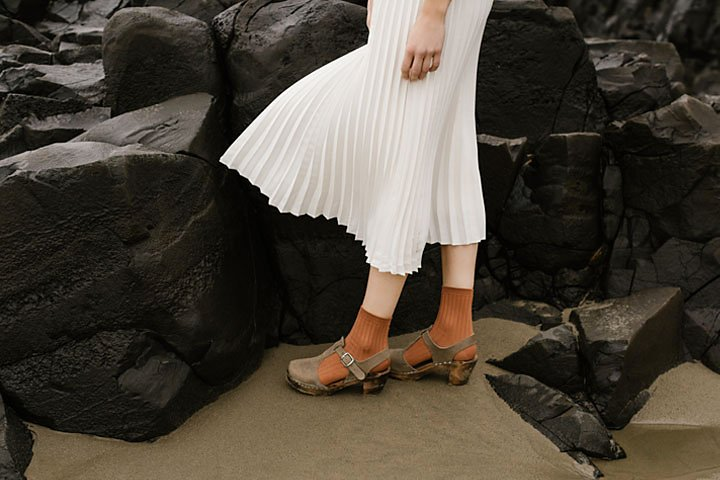
#> input picture data/highlights_and_shadows.jpg, 720 x 480 px, found by its file name
$ python question_02.py
#> lines starting #> are read from the running program, lines starting #| are printed output that depends on the picture
#> further down, im is the input picture: shape (480, 720, 3); mean B, G, R 58.1, 68.6, 75.7
import numpy as np
import cv2 as cv
import matplotlib.pyplot as plt

def gamma_on_L_plane(im, gamma):
    # convert BRG to LAB
#> called with gamma = 0.8
    lab = cv.cvtColor(im, cv.COLOR_BGR2LAB)
#> lab: shape (480, 720, 3); mean of channels 0, 1, 2 71.3, 129.1, 135

    # split channels
    L, a, b = cv.split(lab)
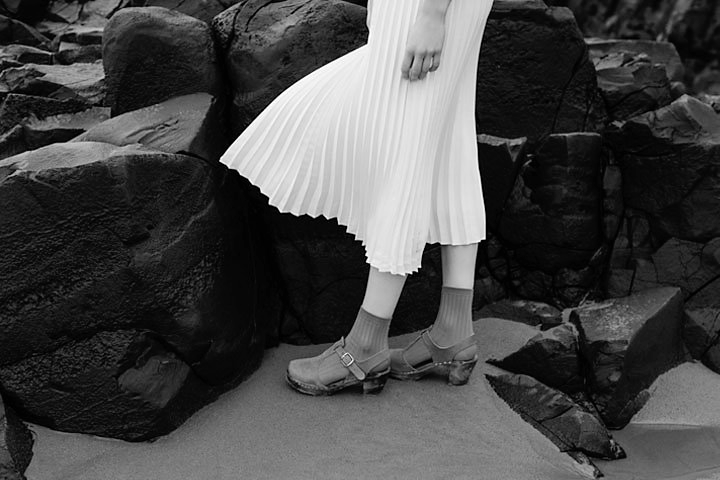
#> L: shape (480, 720); min 0, max 255, mean 71.3
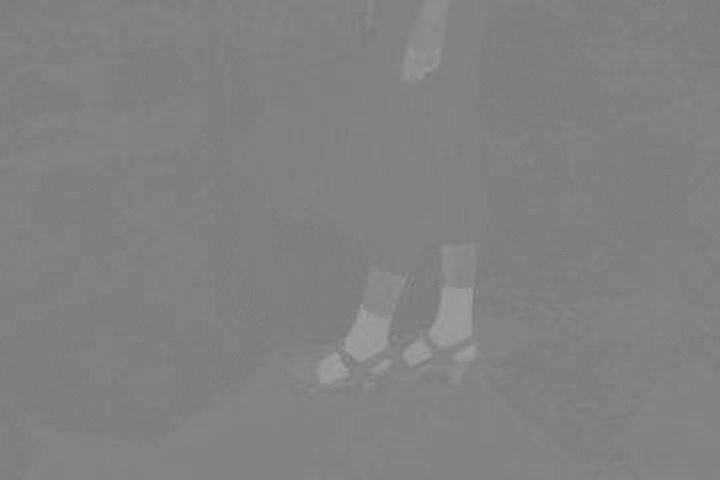
#> a: shape (480, 720); min 119, max 160, mean 129.1

    # normalize L channel to [0, 1]
    normalized_L = L / 255.0

    # apply gamma correction to L channel
    l_gamma_corrected = np.uint8(np.power(normalized_L, gamma) * 255)

    # merge channels back
    lab_corrected = cv.merge((l_gamma_corrected, a, b))
#> lab_corrected: shape (480, 720, 3); mean of channels 0, 1, 2 84.5, 129.1, 135

    # plot hist
    plot_hist(L, l_gamma_corrected)
#> in plot_hist, `plt.show()`:
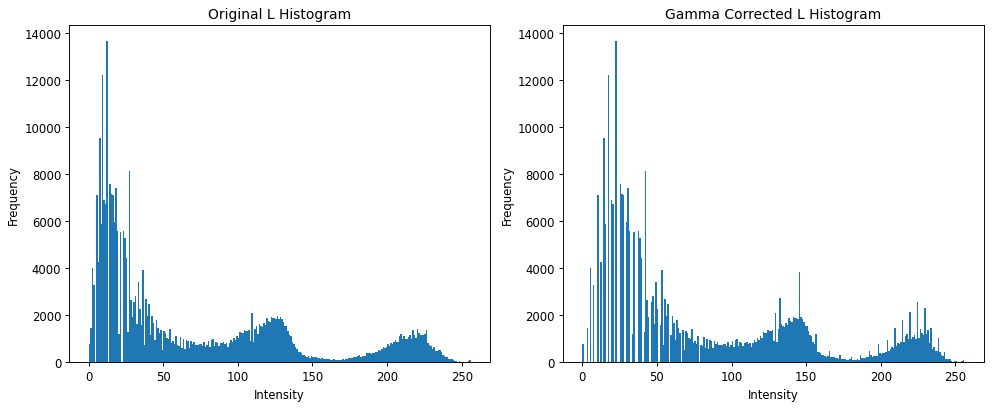
#> figure drawn by matplotlib, 2 panels; panel 1: tallest bar 13634 high, from x = 12 to 13; panel 2: tallest bar 13634 high, from x = 22 to 23

    # Show results
    plt.figure(figsize=(14, 10))
    plt.subplot(2, 2, 1)
    plt.imshow(cv.cvtColor(im, cv.COLOR_BGR2RGB))
    plt.title("Original RGB")
    plt.axis("off")

    plt.subplot(2, 2, 2)
    plt.imshow(im)
    plt.title("Original BGR")
    plt.axis("off")

    plt.subplot(2, 2, 3)
    plt.imshow(cv.cvtColor(lab, cv.COLOR_LAB2RGB))
    plt.title("Original LAB")
    plt.axis("off")

    plt.subplot(2, 2, 4)
    plt.imshow(cv.cvtColor(lab_corrected, cv.COLOR_LAB2RGB))
    plt.title(f"Gamma on L = {gamma}")
    plt.axis("off")

    plt.tight_layout()
    plt.show()
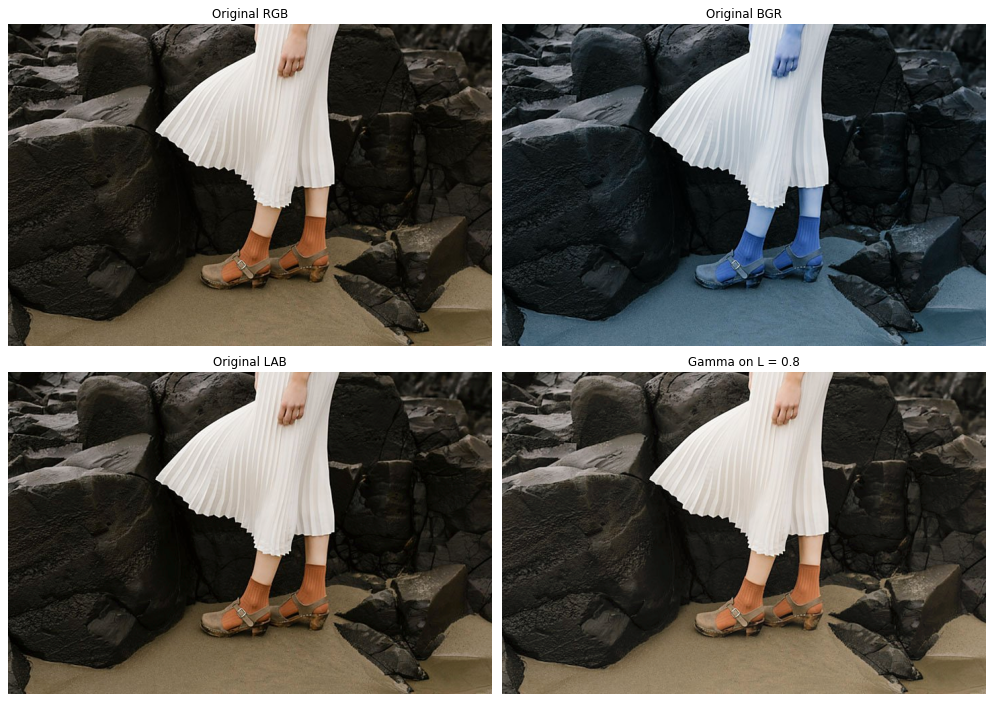
#> figure drawn by matplotlib, 4 panels; B, G, R data is drawn as R, G, B


def plot_hist(original, corrected):
    plt.figure(figsize=(12, 5))

    plt.subplot(1, 2, 1)
    plt.hist(original.flatten(), bins=256, range=[0, 256])
    plt.title("Original L Histogram")
    plt.xlabel("Intensity")
    plt.ylabel("Frequency")

    plt.subplot(1, 2, 2)
    plt.hist(corrected.flatten(), bins=256, range=[0, 256])
    plt.title(f"Gamma Corrected L Histogram")
    plt.xlabel("Intensity")
    plt.ylabel("Frequency")

    plt.tight_layout()
    plt.show()


im = cv.imread("D:\MScAI_UOM\S3\CV\Assignment 01\data\highlights_and_shadows.jpg")
gamma_on_L_plane(im, gamma=0.8)

$ run again, with data/daisy.jpg copied over data/highlights_and_shadows.jpg
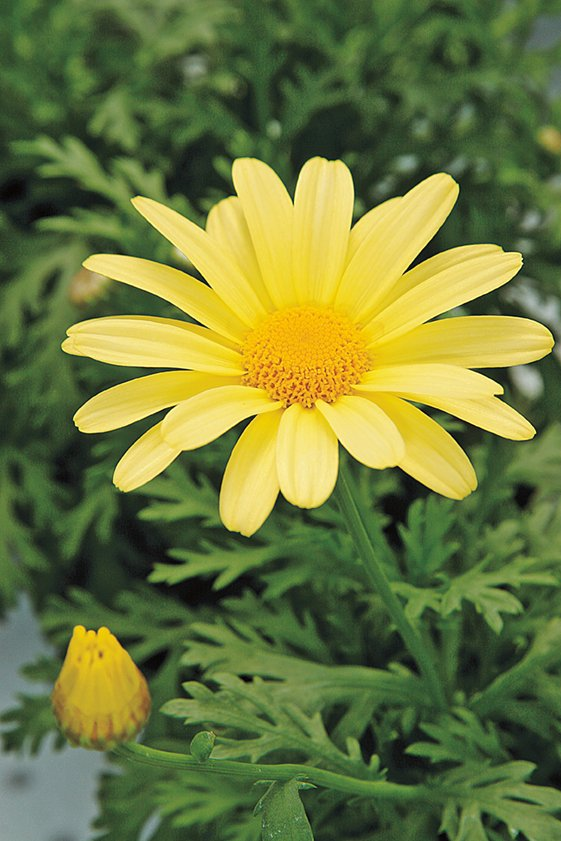
#> input picture data/daisy.jpg, 561 x 841 px, found by its file name
#> im is the input picture: shape (841, 561, 3); mean B, G, R 60.7, 120.3, 108.5
#> lab: shape (841, 561, 3); mean of channels 0, 1, 2 121.3, 114.4, 157.2
#> in gamma_on_L_plane, `L, a, b = cv.split(lab)`:
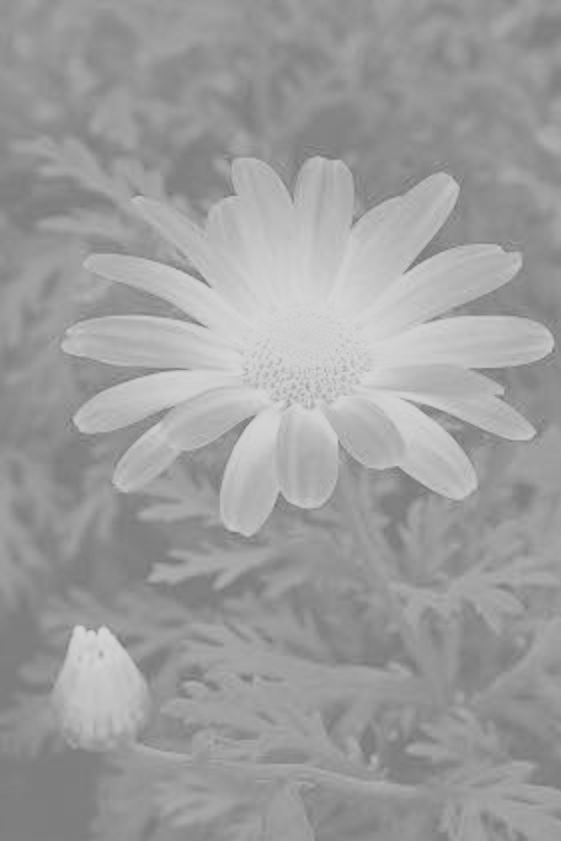
#> b: shape (841, 561); min 114, max 216, mean 157.2
#> lab_corrected: shape (841, 561, 3); mean of channels 0, 1, 2 137.3, 114.4, 157.2
#> in gamma_on_L_plane, `plt.show()`:
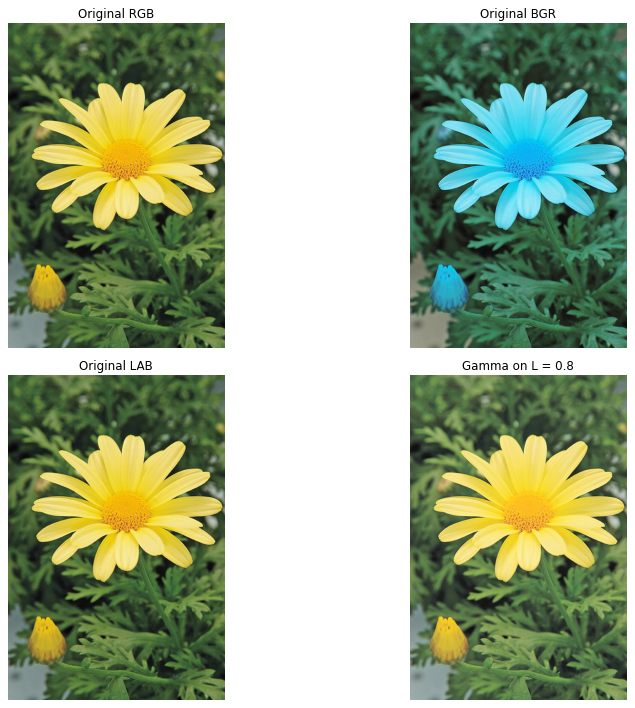
#> figure drawn by matplotlib, 4 panels; B, G, R data is drawn as R, G, B

$ run again, with data/emma.jpg copied over data/highlights_and_shadows.jpg
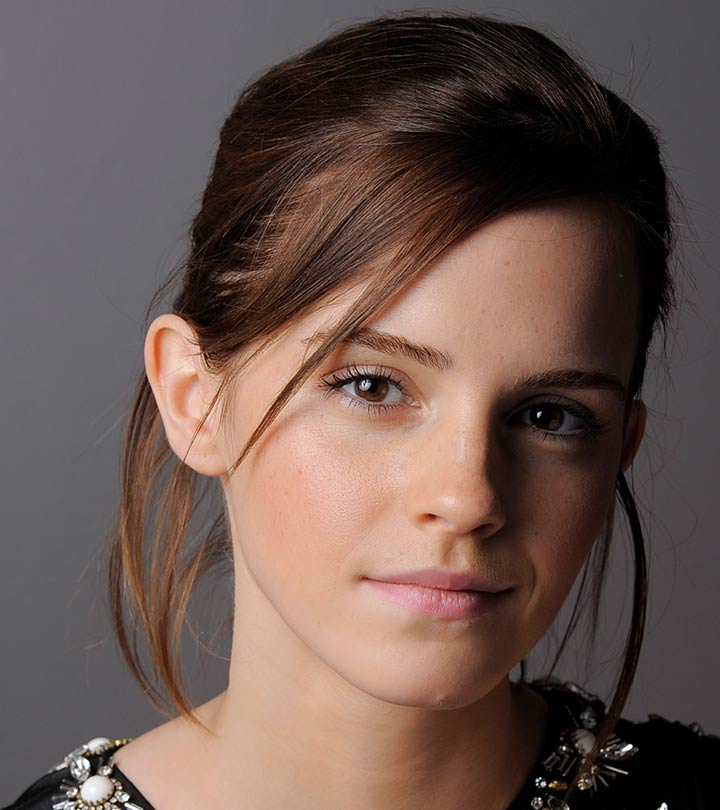
#> input picture data/emma.jpg, 720 x 810 px, found by its file name
#> im is the input picture: shape (810, 720, 3); mean B, G, R 80.1, 87.4, 106.8
#> lab: shape (810, 720, 3); mean of channels 0, 1, 2 97, 134.8, 135.1
#> in gamma_on_L_plane, `L, a, b = cv.split(lab)`:
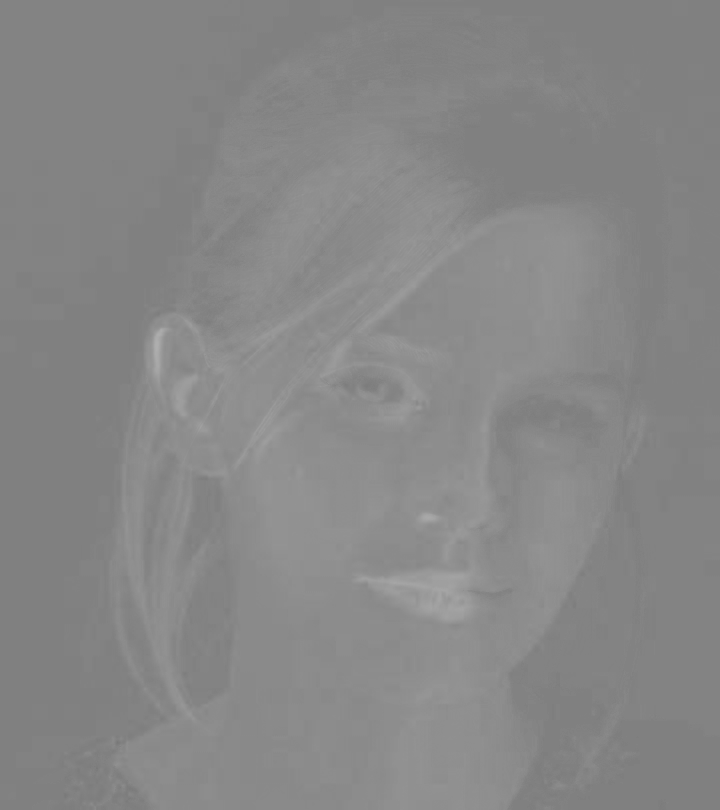
#> a: shape (810, 720); min 120, max 174, mean 134.8
#> lab_corrected: shape (810, 720, 3); mean of channels 0, 1, 2 112.6, 134.8, 135.1
#> in gamma_on_L_plane, `plt.show()`:
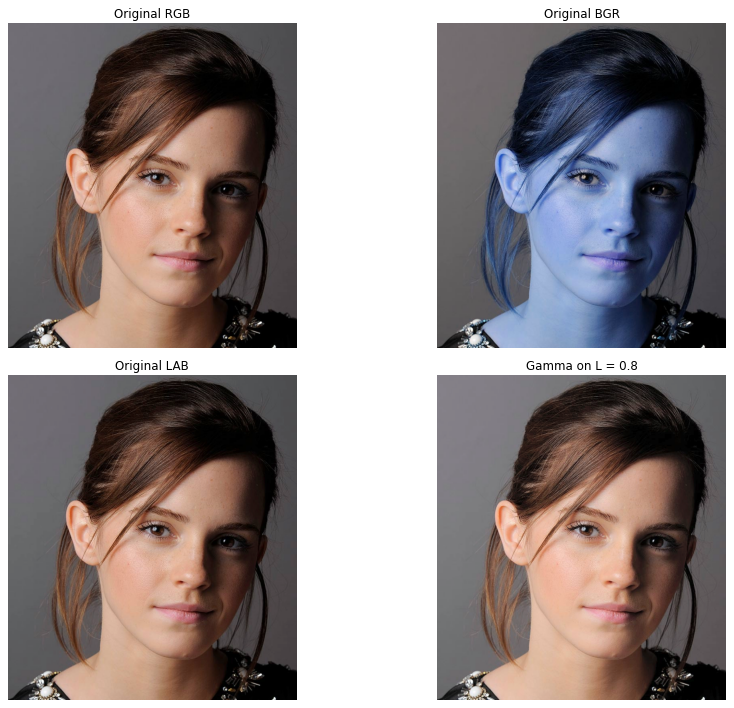
#> figure drawn by matplotlib, 4 panels; B, G, R data is drawn as R, G, B
